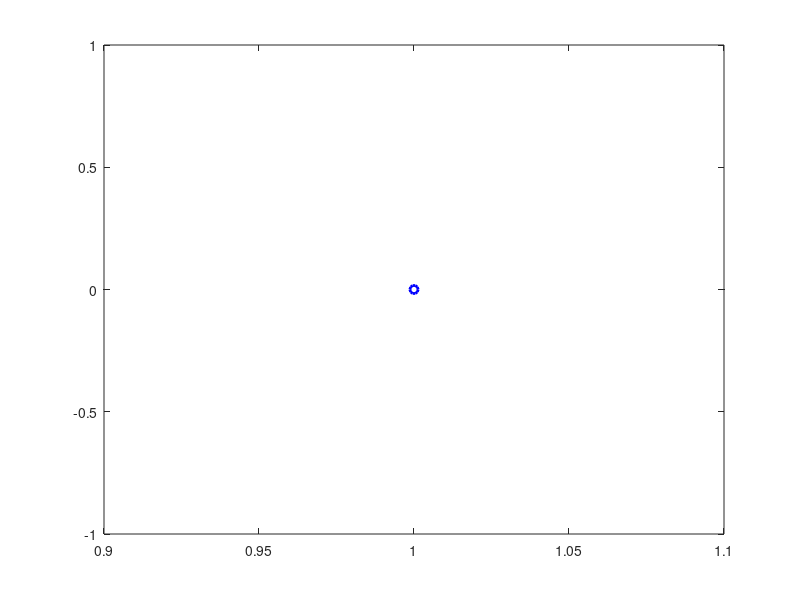

The MATLAB source for this figure: (Note: this script raises an error after producing the figure.)
%% Example 1: animate a moving sine wave

x=linspace(0,2*pi,200);
for t=0:0.1:4*pi
    y=sin(x-t);
    plot(x,y,'LineWidth',2);
    ylim([-1.5,1.5]);
    title(['y=sin(x-',num2str(t,'%.1f'),')'])
    grid on
    pause(0.1); % control animation speed

end

%% Example 2: aniimate a rotating vedtor
r=1; % radius
for theta=0:0.1:2*pi
    x=[0 r*cos(theta)];
    y=[0 r*sin(theta)];
    plot(x,y,'b','LineWidth',2)
    hold on
    plot(r*cos(theta),r*sin(theta),'ro','MarkerFaceColor','r');
    hold off
    axis equal;
    axis([-1.5 1.5 -1.5 1.5]);
    grid on
    title(['Rotating Vector; \theta=',num2str(theta,'%.2f')]);
    pause(0.05);
end

%% Example 3: animate a converegnce a sequence
n=1:100;
limit=1;
for i=1:length(n)
    a=1-1./n(1:i);
    plot(n(1:i),a,'bo-','LineWidth',2)
    hold on 
    yline(limit,'r--','Limit=1');
    hold off
    xlabel('n')
    ylabel('a_n')
    title('Conbeergence of Sequence a_n=1-1/n')
    ylim([0.5 1.1]);
    grid on
    pause(0.0001)
end

%% Example 4: Bouncing ball
g=9.8; % gravity
v0=15; % initial velocity
y0=0; % starting position
vx=1;
dt=0.02;
t=0;
y=y0;
v=v0;
hold on
axis([0 10 0 12])
ball=plot(x,y,'ro','MarkerFaceColor','black','MarkerSize',20);
ground=yline(0,'k','LineWidth',2);
title('Vouncing Ball Simulation')
while t<=10
    v=v-g*dt;
    y=y+v*dt;
    x=x+vx*dt;
    % Bounce when hitting the ground
    if y<=0
        y=0;
        v=-0.8*v; % loosing velocity when it hit the ground

    end

    % update bal position
    set(ball,'YData',y);
    pause(0.01)
    t=t+dt;
end
